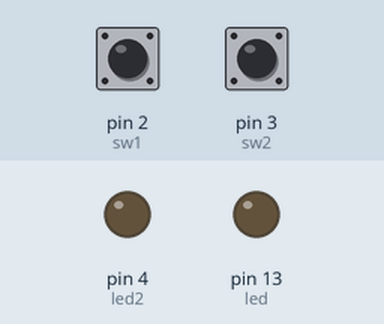
Recording of a sketch running on a simulated Arduino Uno, built with avr-gcc and run on an emulated ATmega328P. Parts: output pins drawn as LEDs (lit = HIGH). The inputs (shaded band) are chosen by the test bench; at power-on: pin 2 (sw1) HIGH, pin 3 (sw2) HIGH.

Above: at 1.2 s.
1.3 s: pin 2 (sw1) pulled LOW for 0.15 s
At 1.37 s:
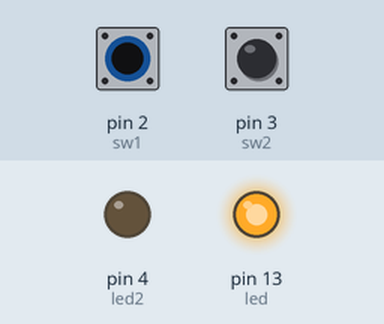
2.9 s: pin 3 (sw2) pulled LOW for 0.15 s
At 2.97 s:
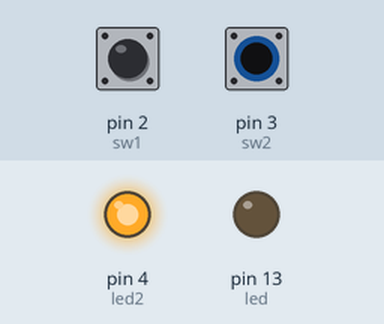
4.5 s: pin 3 (sw2) pulled LOW for 3.2 s
At 8.1 s:
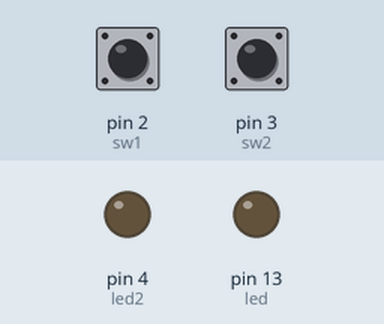
9.2 s: pin 2 (sw1) pulled LOW for 3.2 s
At 10.4 s:
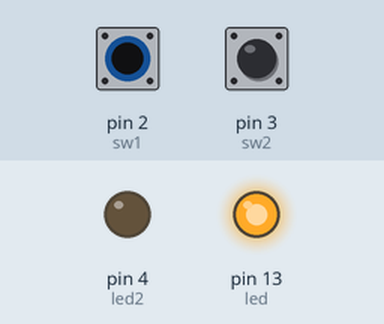
13.9 s: pin 2 (sw1) driven LOW and pin 3 (sw2) driven LOW
At 15.2 s:
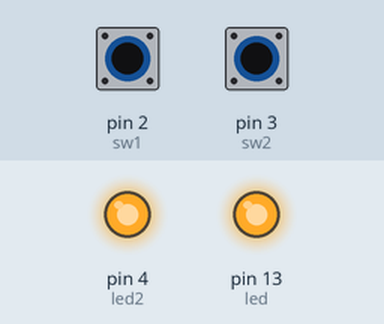
Timing chart, 0 to 16.4 s (numbered marks = the images above; inputs shaded):
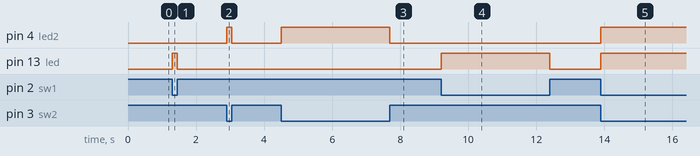

Measured:
- after the input at 1.3 s, pin 13 (led): LOW → HIGH at once, → LOW 0.15 s later
- after the input at 2.9 s, pin 4 (led2): LOW → HIGH at once, → LOW 0.15 s later
- after the input at 4.5 s, pin 4 (led2): LOW → HIGH at once, → LOW 3.2 s later
- after the input at 9.2 s, pin 13 (led): LOW → HIGH at once, → LOW 3.2 s later
- after the input at 13.9 s, pin 4 (led2), pin 13 (led): LOW → HIGH at once

The sketch:

02_button_lesson20.ino
```cpp
int led = 13;
int led2 =4;
int sw1 = 2;
int sw2 = 3;
void setup()
{
  pinMode(13, OUTPUT);
  pinMode(led2, OUTPUT);
  pinMode(sw1, INPUT_PULLUP);
   pinMode(sw2, INPUT_PULLUP);
}

void loop()
{
  if (digitalRead(sw1) == LOW)
  {
    digitalWrite(led, HIGH);
  }
  if (digitalRead(sw1) == HIGH)
  {
    digitalWrite(led, LOW);
  }
  if (digitalRead(sw2) == LOW)
  {
    digitalWrite(led2, HIGH);
  }
  if (digitalRead(sw2) == HIGH)
  {
    digitalWrite(led2, LOW);
  }
}
```
